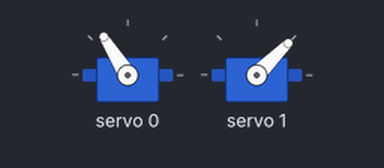
This sketch was run on a simulated Arduino Uno, built with avr-gcc and run on an emulated ATmega328P. Shown: 2 × servo. Random numbers use the default seed unless the sketch sets one; what the sketch prints to the serial monitor is not drawn.

Above: at 0.1 s.
At 8.8 s:
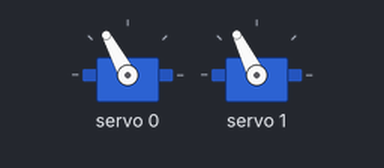
At 18.7 s:
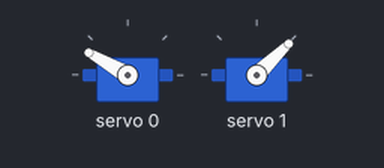
At 37.7 s:
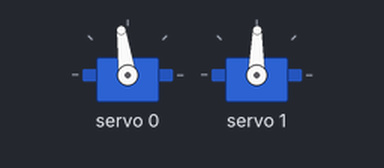
Timing chart, 0 to 40.0 s (numbered marks = the images above):
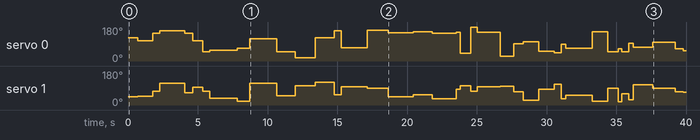

Measured:
- by itself, servo 1: 45° → 47° at 0.69 s, → 73° 1.1 s later, → 116° 0.52 s later, → 64° 1.8 s later, … (38 changes in this stretch)

The sketch:

CatLaser.ino
```cpp
#include <Wire.h>
#include <Adafruit_PWMServoDriver.h>

#define SERVOMIN  150 // This is the 'minimum' pulse length count (out of 4096)
#define SERVOMAX  600 // This is the 'maximum' pulse length count (out of 4096)
#define USMIN  600 // This is the rounded 'minimum' microsecond length based on the minimum pulse of 150
#define USMAX  2400 // This is the rounded 'maximum' microsecond length based on the maximum pulse of 600
#define SERVO_FREQ 50 // Analog servos run at ~50 Hz updates
#define SERVO_CNT 2
#define JS_X A0
#define JS_Y A1
#define DELAY_MIN 200
#define DELAY_MAX 2000
#define OSC_FREQ 27000000


uint8_t servonum = 0;
int current_pulse[SERVO_CNT];
int pulse_inc[SERVO_CNT];
int max_pulse[SERVO_CNT];
int min_pulse[SERVO_CNT];
long count = 0;
uint16_t x = 0;
uint16_t y = 0;
Adafruit_PWMServoDriver pwm = Adafruit_PWMServoDriver();

void setup() {
  Serial.begin(9600);
  Serial.println("8 channel Servo test!");
  for (int i = 0; i < SERVO_CNT; i++) {
    current_pulse[i] = USMIN;
    pulse_inc[i] = 1;
    max_pulse[i] = USMAX;
    min_pulse[i] = USMIN * 1.1;
  }

//  min_pulse[1] =  (USMAX + USMIN) * .6;
    max_pulse[1] =  (USMAX + USMIN) * .6;

  pwm.begin();
  pwm.setOscillatorFrequency(OSC_FREQ);
  pwm.setPWMFreq(SERVO_FREQ);  // Analog servos run at ~50 Hz updates

  delay(10);
}


void loop() {

#ifdef USE_JOYSTICK
  x = analogRead(JS_X);
  y = analogRead(JS_Y);

  pwm.writeMicroseconds(0, map(x, 0, 1023, min_pulse[0], max_pulse[0]));
  pwm.writeMicroseconds(1, map(y, 0, 1023, min_pulse[1], max_pulse[1]));
#else
  for (int i = 0; i < SERVO_CNT; i++)
    pwm.writeMicroseconds(i,  random(min_pulse[i], max_pulse[i]));

  delay( random( DELAY_MIN, DELAY_MAX) );
#endif
}
```
